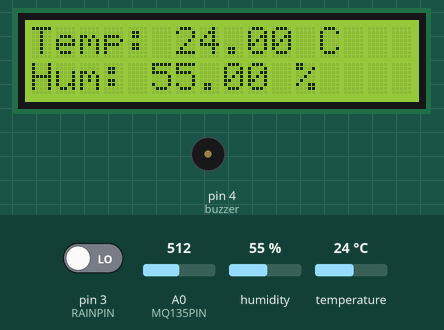
This sketch was run on a simulated Arduino Uno, built with avr-gcc and run on an emulated ATmega328P. Shown: 16×2 character LCD, buzzer (waves = sounding, pin HIGH). Inputs (shaded band) come from the test bench; at power-on: humidity 55 %, A0 (MQ135PIN) = 512, pin 3 (RAINPIN) LOW, temperature 24 °C. What the sketch prints to the serial monitor is not drawn.

Above: at 3.2 s.
3.3 s: humidity set to 22 %
At 7.2 s:
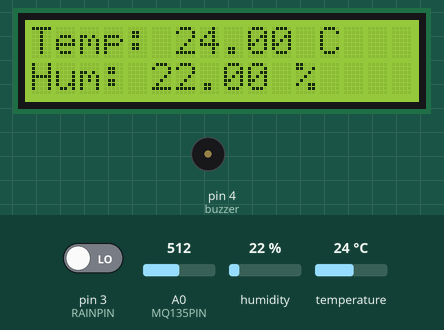
12.5 s: A0 (MQ135PIN) set to 716
At 17.5 s:
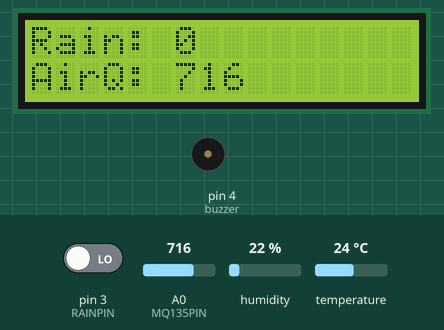
20.0 s: pin 3 (RAINPIN) driven HIGH
At 25.6 s:
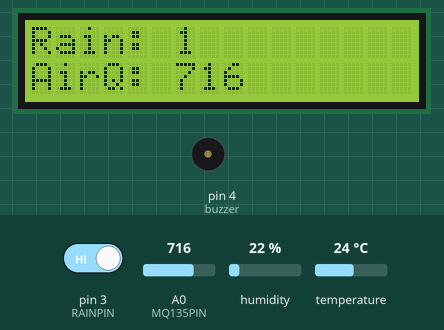
28.2 s: temperature set to 12 °C
At 31.4 s:
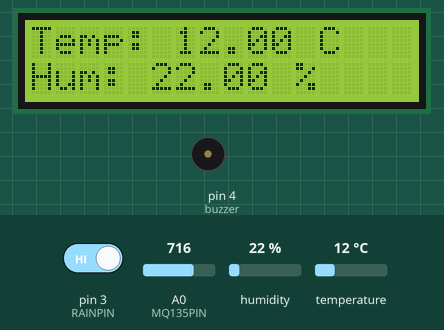
34.3 s: A0 (MQ135PIN) set to 900
At 37.7 s:
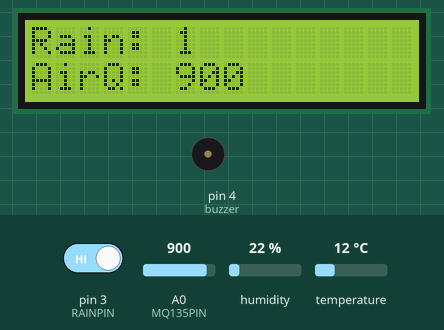
40.4 s: pin 3 (RAINPIN) driven LOW
At 45.7 s:
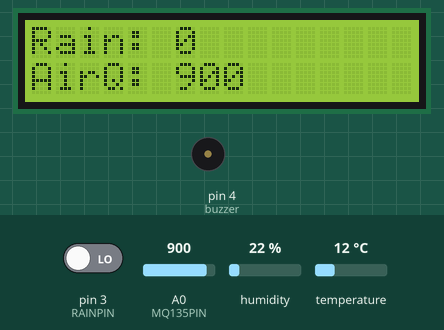
Timing chart, 0 to 47.2 s (numbered marks = the images above; inputs shaded):
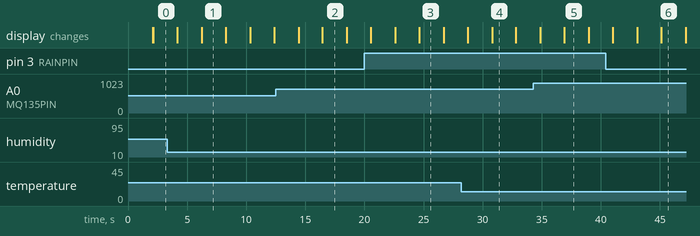

The sketch:

aurdino.ino
```cpp
#include <Wire.h>
#include <LiquidCrystal_I2C.h>
#include <DHT.h>

// Pin definitions
#define DHTPIN 2       // Pin connected to the DHT11 sensor
#define DHTTYPE DHT11  // DHT 11
#define RAINPIN 3      // Pin connected to the rain sensor
#define MQ135PIN A0    // Pin connected to the MQ-135 sensor
#define buzzer 4

// Initialize the DHT sensor
DHT dht(DHTPIN, DHTTYPE);

// Initialize the LCD with I2C address 0x27 (you may need to change this address for your LCD)
LiquidCrystal_I2C lcd(0x27, 16, 2);

void setup() {
  // Start serial communication
  Serial.begin(9600);

  // Start DHT sensor
  dht.begin();

  // Set the rain sensor and MQ-135 sensor pins as input
  pinMode(RAINPIN, INPUT);
  pinMode(MQ135PIN, INPUT);
  pinMode(buzzer,OUTPUT);

  // Initialize the LCD
  lcd.init();
  lcd.backlight();
  lcd.print("Weather Station");
  delay(2000); // Wait for 2 seconds
  lcd.clear();
}

void loop() {
  // Reading temperature and humidity from DHT11
  float humidity = dht.readHumidity();
  float temperature = dht.readTemperature();

  // Check if any reads failed and exit early (to try again).
  if (isnan(humidity) || isnan(temperature)) {
    Serial.println("Failed to read from DHT sensor!");
    lcd.setCursor(0, 0);
    lcd.print("Sensor Error!");
    return;
  }

  // Reading rain sensor
  int rainValue = digitalRead(RAINPIN);
//  String rainStatus = (rainValue == LOW) ? "Rain" : "No Rain";
if(rainValue ==145) // @add
{
  digitalWrite(buzzer,HIGH);
}
else
{
  digitalWrite(buzzer,LOW);
}


  // Reading MQ-135 sensor (Air Quality)
  int airQuality = analogRead(MQ135PIN);

  // Printing the results to the serial monitor
  Serial.print("Temperature: ");
  Serial.print(temperature);
  Serial.println(" *C");

  Serial.print("Humidity: ");
  Serial.print(humidity);
  Serial.println(" %");

  Serial.print("Rain status: ");
  Serial.println(rainValue );

  Serial.print("Air Quality (MQ-135): ");
  Serial.println(airQuality);

  // Displaying the results on the LCD
  lcd.clear();
  lcd.setCursor(0, 0);
  lcd.print("Temp: ");
  lcd.print(temperature);
  lcd.print(" C");

  lcd.setCursor(0, 1);
  lcd.print("Hum: ");
  lcd.print(humidity);
  lcd.print(" %");

  delay(2000); // Display for 2 seconds

  lcd.clear();
  lcd.setCursor(0, 0);
  lcd.print("Rain: ");
  lcd.print(rainValue );

  lcd.setCursor(0, 1);
  lcd.print("AirQ: ");
  lcd.print(airQuality);

  // Wait a few seconds between measurements.
  delay(2000);
}
```

Measured:
- after the input at 3.3 s, the display: first differs from a run without the input after 2.9 s (image 1)
- after the input at 12.5 s, the display: first differs from a run without the input after 3.9 s (image 2)
- after the input at 20.0 s, the display: first differs from a run without the input after 4.6 s (image 3)
- after the input at 28.2 s, the display: first differs from a run without the input after 2.6 s (image 4)
- after the input at 34.3 s, the display: first differs from a run without the input after 2.6 s (image 5)
- after the input at 40.4 s, the display: first differs from a run without the input after 4.7 s (image 6)
- what the display in image 1 shows lasts 2.1 s, from 6.2 s to 8.3 s
